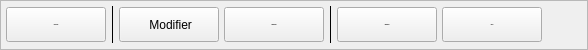
    <widget class="QFrame" name="TopToolsFrame">
     <property name="maximumSize">
      <size>
       <width>16777215</width>
       <height>50</height>
      </size>
     </property>
     <property name="frameShape">
      <enum>QFrame::StyledPanel</enum>
     </property>
     <property name="frameShadow">
      <enum>QFrame::Raised</enum>
     </property>
     <property name="class" stdset="0">
      <string>card</string>
     </property>
     <layout class="QHBoxLayout" name="horizontalLayout_5">
      <property name="spacing">
       <number>5</number>
      </property>
      <property name="leftMargin">
       <number>5</number>
      </property>
      <property name="topMargin">
       <number>5</number>
      </property>
      <property name="rightMargin">
       <number>5</number>
      </property>
      <property name="bottomMargin">
       <number>6</number>
      </property>
      <item>
       <widget class="QToolButton" name="NouveauDocButton">
        <property name="sizePolicy">
         <sizepolicy hsizetype="Expanding" vsizetype="Fixed">
          <horstretch>0</horstretch>
          <verstretch>0</verstretch>
         </sizepolicy>
        </property>
        <property name="minimumSize">
         <size>
          <width>100</width>
          <height>35</height>
         </size>
        </property>
        <property name="maximumSize">
         <size>
          <width>150</width>
          <height>35</height>
         </size>
        </property>
        <property name="font">
         <font>
          <family>Inter 18pt Medium</family>
          <pointsize>-1</pointsize>
          <weight>75</weight>
          <bold>true</bold>
         </font>
        </property>
        <property name="cursor">
         <cursorShape>ArrowCursor</cursorShape>
        </property>
        <property name="layoutDirection">
         <enum>Qt::LeftToRight</enum>
        </property>
        <property name="text">
         <string> Nouveau</string>
        </property>
        <property name="icon">
         <iconset resource="../../../resources/resources.qrc">
          <normaloff>:/icons/icons/Wnouveau.svg</normaloff>:/icons/icons/Wnouveau.svg</iconset>
        </property>
        <property name="iconSize">
         <size>
          <width>16</width>
          <height>16</height>
         </size>
        </property>
        <property name="toolButtonStyle">
         <enum>Qt::ToolButtonTextBesideIcon</enum>
        </property>
        <property name="class" stdset="0">
         <string>primary</string>
        </property>
       </widget>
      </item>
      <item>
       <widget class="Line" name="line_2">
        <property name="maximumSize">
         <size>
          <width>16777215</width>
          <height>16777215</height>
         </size>
        </property>
        <property name="frameShadow">
         <enum>QFrame::Plain</enum>
        </property>
        <property name="midLineWidth">
         <number>0</number>
        </property>
        <property name="orientation">
         <enum>Qt::Vertical</enum>
        </property>
       </widget>
      </item>
      <item>
       <widget class="QToolButton" name="ModifierReglementButton">
        <property name="sizePolicy">
         <sizepolicy hsizetype="Expanding" vsizetype="Fixed">
          <horstretch>0</horstretch>
          <verstretch>0</verstretch>
         </sizepolicy>
        </property>
        <property name="minimumSize">
         <size>
          <width>100</width>
          <height>35</height>
         </size>
        </property>
        <property name="maximumSize">
         <size>
          <width>150</width>
          <height>35</height>
         </size>
        </property>
        <property name="text">
         <string> Modifier</string>
        </property>
        <property name="icon">
         <iconset resource="../../../resources/resources.qrc">
          <normaloff>:/icons/icons/Gmodifier.svg</normaloff>:/icons/icons/Gmodifier.svg</iconset>
        </property>
        <property name="toolButtonStyle">
         <enum>Qt::ToolButtonTextBesideIcon</enum>
        </property>
        <property name="class" stdset="0">
         <string>secondary</string>
        </property>
       </widget>
      </item>
      <item>
       <widget class="QToolButton" name="SupprimerButton">
        <property name="sizePolicy">
         <sizepolicy hsizetype="Expanding" vsizetype="Fixed">
          <horstretch>0</horstretch>
          <verstretch>0</verstretch>
         </sizepolicy>
        </property>
        <property name="minimumSize">
         <size>
          <width>100</width>
          <height>35</height>
         </size>
        </property>
        <property name="maximumSize">
         <size>
          <width>150</width>
          <height>35</height>
         </size>
        </property>
        <property name="font">
         <font>
          <family>Inter 18pt Medium</family>
          <pointsize>-1</pointsize>
          <weight>63</weight>
          <bold>true</bold>
         </font>
        </property>
        <property name="cursor">
         <cursorShape>ArrowCursor</cursorShape>
        </property>
        <property name="layoutDirection">
         <enum>Qt::LeftToRight</enum>
        </property>
        <property name="styleSheet">
         <string notr="true"/>
        </property>
        <property name="text">
         <string> Supprimer</string>
        </property>
        <property name="icon">
         <iconset resource="../../../resources/resources.qrc">
          <normaloff>:/icons/icons/Gsupprimer.svg</normaloff>:/icons/icons/Gsupprimer.svg</iconset>
        </property>
        <property name="iconSize">
         <size>
          <width>16</width>
          <height>16</height>
         </size>
        </property>
        <property name="toolButtonStyle">
         <enum>Qt::ToolButtonTextBesideIcon</enum>
        </property>
        <property name="class" stdset="0">
         <string>secondary-danger</string>
        </property>
       </widget>
      </item>
      <item>
       <widget class="Line" name="line_3">
        <property name="maximumSize">
         <size>
          <width>16777215</width>
          <height>16777215</height>
         </size>
        </property>
        <property name="frameShadow">
         <enum>QFrame::Plain</enum>
        </property>
        <property name="midLineWidth">
         <number>0</number>
        </property>
        <property name="orientation">
         <enum>Qt::Vertical</enum>
        </property>
       </widget>
      </item>
      <item>
       <widget class="QToolButton" name="ImprimrtButton">
        <property name="sizePolicy">
         <sizepolicy hsizetype="Expanding" vsizetype="Fixed">
          <horstretch>0</horstretch>
          <verstretch>0</verstretch>
         </sizepolicy>
        </property>
        <property name="minimumSize">
         <size>
          <width>100</width>
          <height>35</height>
         </size>
        </property>
        <property name="maximumSize">
         <size>
          <width>150</width>
          <height>35</height>
         </size>
        </property>
        <property name="font">
         <font>
          <family>Inter 18pt Medium</family>
          <pointsize>-1</pointsize>
          <weight>63</weight>
          <bold>true</bold>
         </font>
        </property>
        <property name="cursor">
         <cursorShape>ArrowCursor</cursorShape>
        </property>
        <property name="layoutDirection">
         <enum>Qt::LeftToRight</enum>
        </property>
        <property name="text">
         <string> Imprimer</string>
        </property>
        <property name="icon">
         <iconset resource="../../../resources/resources.qrc">
          <normaloff>:/icons/icons/Gimprimer.svg</normaloff>:/icons/icons/Gimprimer.svg</iconset>
        </property>
        <property name="iconSize">
         <size>
          <width>16</width>
          <height>16</height>
         </size>
        </property>
        <property name="toolButtonStyle">
         <enum>Qt::ToolButtonTextBesideIcon</enum>
        </property>
        <property name="class" stdset="0">
         <string>secondary</string>
        </property>
       </widget>
      </item>
      <item>
       <widget class="QToolButton" name="ExcelButton">
        <property name="sizePolicy">
         <sizepolicy hsizetype="Expanding" vsizetype="Fixed">
          <horstretch>0</horstretch>
          <verstretch>0</verstretch>
         </sizepolicy>
        </property>
        <property name="minimumSize">
         <size>
          <width>100</width>
          <height>35</height>
         </size>
        </property>
        <property name="maximumSize">
         <size>
          <width>150</width>
          <height>35</height>
         </size>
        </property>
        <property name="font">
         <font>
          <family>Inter 18pt Medium</family>
          <pointsize>-1</pointsize>
          <weight>63</weight>
          <bold>true</bold>
         </font>
        </property>
        <property name="cursor">
         <cursorShape>ArrowCursor</cursorShape>
        </property>
        <property name="layoutDirection">
         <enum>Qt::LeftToRight</enum>
        </property>
        <property name="text">
         <string> Excel</string>
        </property>
        <property name="icon">
         <iconset resource="../../../resources/resources.qrc">
          <normaloff>:/icons/icons/Gexcel.svg</normaloff>:/icons/icons/Gexcel.svg</iconset>
        </property>
        <property name="iconSize">
         <size>
          <width>16</width>
          <height>16</height>
         </size>
        </property>
        <property name="toolButtonStyle">
         <enum>Qt::ToolButtonTextBesideIcon</enum>
        </property>
        <property name="class" stdset="0">
         <string>secondary</string>
        </property>
       </widget>
      </item>
      <item>
       <spacer name="horizontalSpacer_2">
        <property name="orientation">
         <enum>Qt::Horizontal</enum>
        </property>
        <property name="sizeHint" stdset="0">
         <size>
          <width>40</width>
          <height>20</height>
         </size>
        </property>
       </spacer>
      </item>
     </layout>
    </widget>
